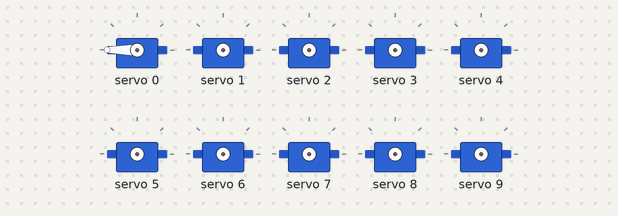
Recording of a sketch running on a simulated Arduino Uno, built with avr-gcc and run on an emulated ATmega328P. Parts: 10 × servo.

Above: at 0.1 s.
At 5.1 s:
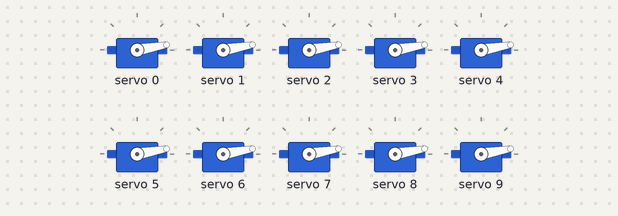
Timing chart, 0 to 6.6 s (numbered marks = the images above):
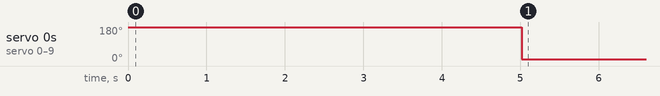

The sketch:

arduino_code.ino
```cpp
#include<Wire.h>
#include<Adafruit_PWMServoDriver.h>

#define MIN_PULSE_WIDTH 650
#define MAX_PULSE_WIDTH 2500
#define FREQUENCY 50


#define numOfValsRec 10
#define digitsPerValRec 3

Adafruit_PWMServoDriver pwm = Adafruit_PWMServoDriver();

int valsRec[numOfValsRec];    //$0000000000
int stringLength = numOfValsRec * digitsPerValRec + 1;
int counter = 0;
bool counterStart = false;
String recievedString;

void setup()
{
  Serial.begin(9600);
  pwm.begin();
  pwm.setPWMFreq(FREQUENCY);

  for(int i=0;i<10;++i)
  {
    pwm.setPWM(i,0,toPulse(180));
    delay(500);
  }

}

void recieveData()
{
  while (Serial.available())
  {
    char c = Serial.read();

    if (c == '$')
    {
      counterStart = true;
    }
    if (counterStart)
    {
      if (counter < stringLength)
      {
        recievedString = String(recievedString + c);
        counter++;
      }
      if (counter >= stringLength)
      {
        //Serial.write("Recieved");
        for (int i = 0; i < numOfValsRec ; ++i)
        {
          int num = (i * digitsPerValRec) + 1;
          valsRec[i] = recievedString.substring(num , num + digitsPerValRec).toInt();
          if(valsRec[i] > 180) valsRec[i] = 180;
          if(valsRec[i] < 0) valsRec[i] = 0;

        }

        recievedString = "";
        counter = 0;
        counterStart = false;
      }
    }
  }
}


int toPulse(int angle)
{
  int pulse_wide = map(angle, 0, 180, MIN_PULSE_WIDTH, MAX_PULSE_WIDTH);
  int pulse_width = int(float(pulse_wide) / 1000000 * FREQUENCY * 4096);
  return pulse_width;
}

void loop()
{
  recieveData();

  for(int i = 0;i<10;++i)
  {
    pwm.setPWM(i,0,toPulse(valsRec[i]));
  }
}
```

Measured:
- by itself, servo 0–9: 180° → 10° at 5.0 s
